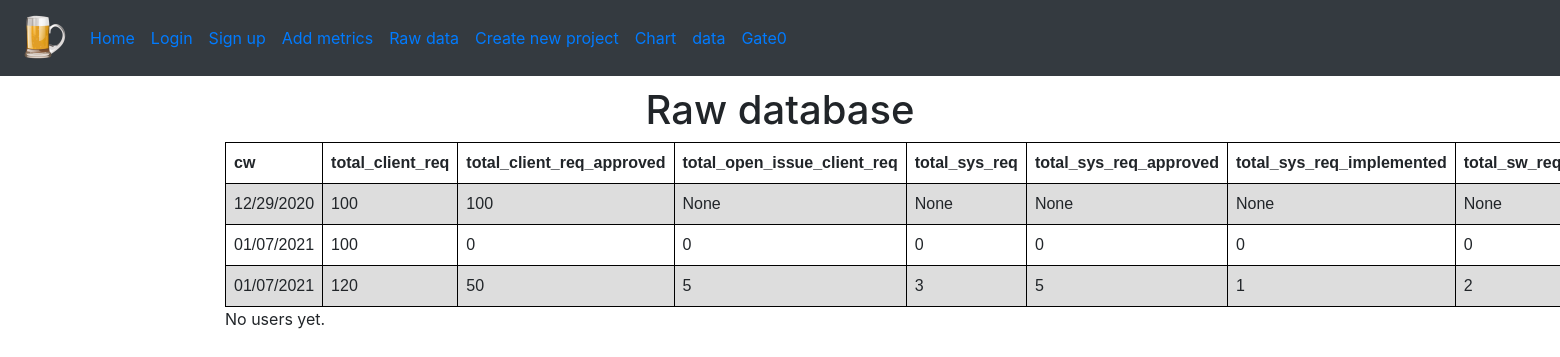
Page /metrics/raw on the committed database.
### spice_status/models/workbook_models.py (models this page shows, shortened)
class Workbook(db.Model):
    id = db.Column(db.Integer, primary_key=True)
    cw = db.Column(db.String)
    total_client_req = db.Column(db.Integer)
    total_client_req_approved = db.Column(db.Integer)
    total_open_issue_client_req = db.Column(db.Integer)
    total_sys_req = db.Column(db.Integer)
    total_sys_req_approved = db.Column(db.Integer)
    total_sys_req_implemented = db.Column(db.Integer)
    total_sw_req = db.Column(db.Integer)
    total_sw_req_approved = db.Column(db.Integer)
    total_sw_req_implemented = db.Column(db.Integer)
    ccm_more_50 = db.Column(db.Integer)
    ccm_24_50 = db.Column(db.Integer)
    ccm_12_24 = db.Column(db.Integer)
    misra_high = db.Column(db.Integer)
    misra_mid = db.Column(db.Integer)
    misra_low = db.Column(db.Integer)
    branch_coverage = db.Column(db.Float)
    line_coverage = db.Column(db.Float)
    mc_dc_coverage = db.Column(db.Float)
    total_sw_req_tests = db.Column(db.Integer)
    total_sw_req_passed = db.Column(db.Integer)
    total_sys_req_tests = db.Column(db.Integer)
    total_sys_req_tests_passed = db.Column(db.Integer)
    traceability_sys_client = db.Column(db.Integer)
    traceability_client_sys = db.Column(db.Integer)
    traceability_sys_sw = db.Column(db.Integer)
    traceability_sw_sys = db.Column(db.Integer)
    total_features = db.Column(db.Integer)
    total_bugs = db.Column(db.Integer)
    total_bugs_solved = db.Column(db.Integer)
    total_problems = db.Column(db.Integer)
    total_problems_solved = db.Column(db.Integer)
    total_change_requests = db.Column(db.Integer)
    change_request_not_reviewed = db.Column(db.Integer)
    @staticmethod
    def all_of_workbooks():
        return Workbook.query.order_by(desc(Workbook.cw))

### spice_status/views/input_data_views.py (the view)
@bp_input.route('/raw')
def raw():
    return render_template('raw.html', raw_data=Workbook.all_of_workbooks(), users=User.all_of_users())

### spice_status/models/user_models.py (called while the page is built)
    @staticmethod
    def all_of_users():
        return User.query.order_by(desc(User.id))

### spice_status/templates/raw.html (shortened to what this page needs)
{% extends "partials/_one_column.html" %}
{% block content %}
<article>
    <header>
      <center>  <h1>Raw database</h1> </center>
    </header>
    <section>
        {% if raw_data.count() > 0 %}
        <table>
            <tr>
                <th>cw</th>
                <th>total_client_req</th>
                <th>total_client_req_approved</th>
                <th>total_open_issue_client_req</th>
                <th>total_sys_req</th>
                <th>total_sys_req_approved</th>
                <th>total_sys_req_implemented</th>
                <th>total_sw_req</th>
            </tr>
            {% for rd in raw_data %}
            <tr>
                <td>{{ rd.cw }}</td>
                <td>{{ rd.total_client_req }}</td>
                <td>{{ rd.total_client_req_approved }}</td>
                <td>{{ rd.total_open_issue_client_req }}</td>
                <td>{{ rd.total_sys_req }}</td>
                <td>{{ rd.total_sys_req_approved }}</td>
                <td>{{ rd.total_sys_req_implemented }}</td>
                <td>{{ rd.total_sw_req }}</td>
            </tr>
            {% endfor %}
        </table>
        {% else %}
        No raw_data yet.
        {% endif %}
        {% if users.count() > 0 %}
        <hr>
        <h3>Users</h3>
        <table>
            <tr>
                <th>id</th>
                <th>username</th>
                <th>email</th>
                <th>password_hash</th>
            </tr>
            {% for user in users %}
            <tr>
                <td>{{ user.id }}</td>
                <td>{{ user.username }}</td>
                <td>{{ user.email }}</td>
                <td>{{ user.password_hash }}</td>
            </tr>
            {% endfor %}
        </table>
        {% else %}
        No users yet.
        {% endif %}
    </section>
</article>
{% endblock %}

### spice_status/templates/partials/_base.html (style rules this page uses)
table { font-family: arial, sans-serif; border-collapse: collapse; width: 100%; }
td, th { border: 1px solid #000000; text-align: left; padding: 8px; }
tr:nth-child(even) { background-color: #dddddd; }

### rows in the picture
Workbook: cw "12/29/2020", total_client_req "100", total_client_req_approved "100", total_open_issue_client_req "None", total_sys_req "None", total_sys_req_approved "None", total_sys_req_implemented "None", total_sw_req "None"
Workbook: cw "01/07/2021", total_client_req "100", total_client_req_approved "0", total_open_issue_client_req "0", total_sys_req "0", total_sys_req_approved "0", total_sys_req_implemented "0", total_sw_req "0"
Workbook: cw "01/07/2021", total_client_req "120", total_client_req_approved "50", total_open_issue_client_req "5", total_sys_req "3", total_sys_req_approved "5", total_sys_req_implemented "1", total_sw_req "2"
